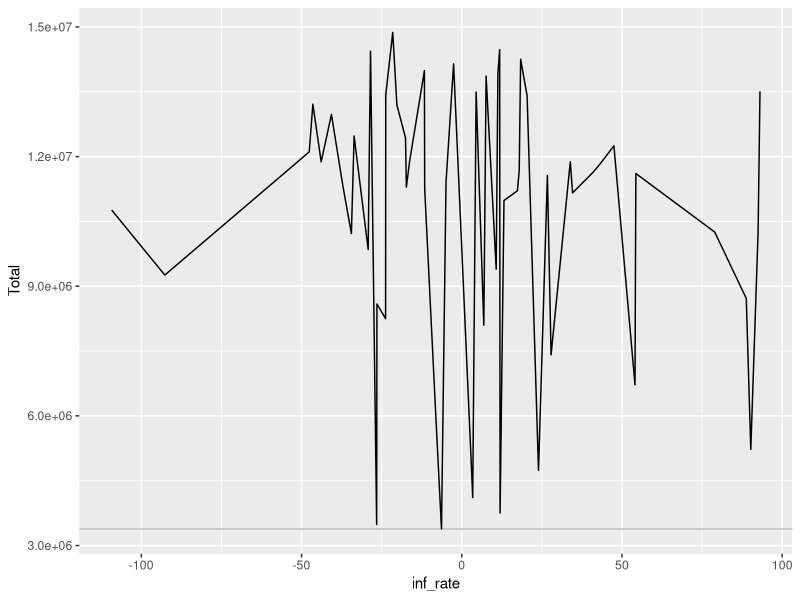
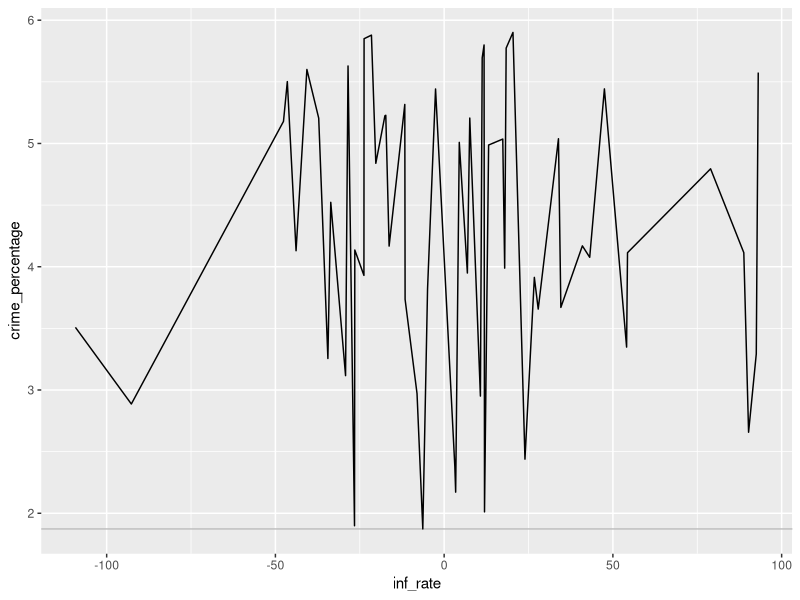
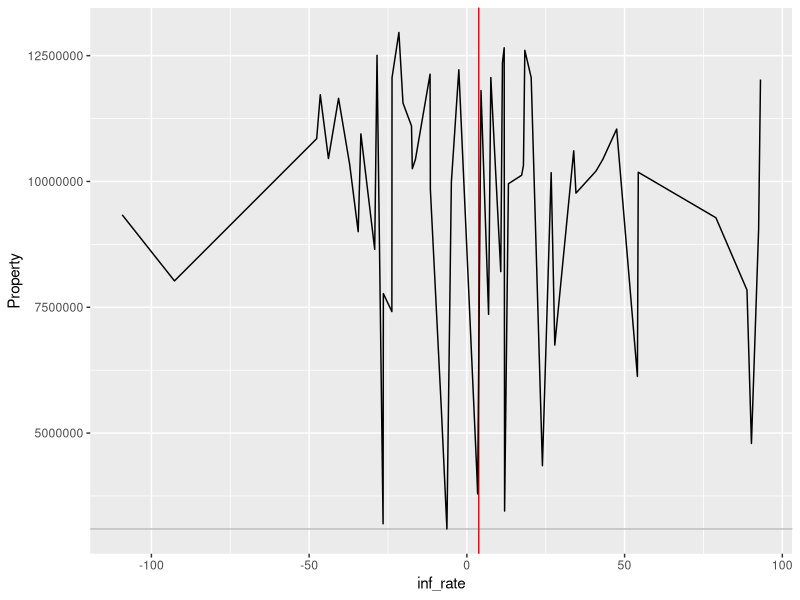
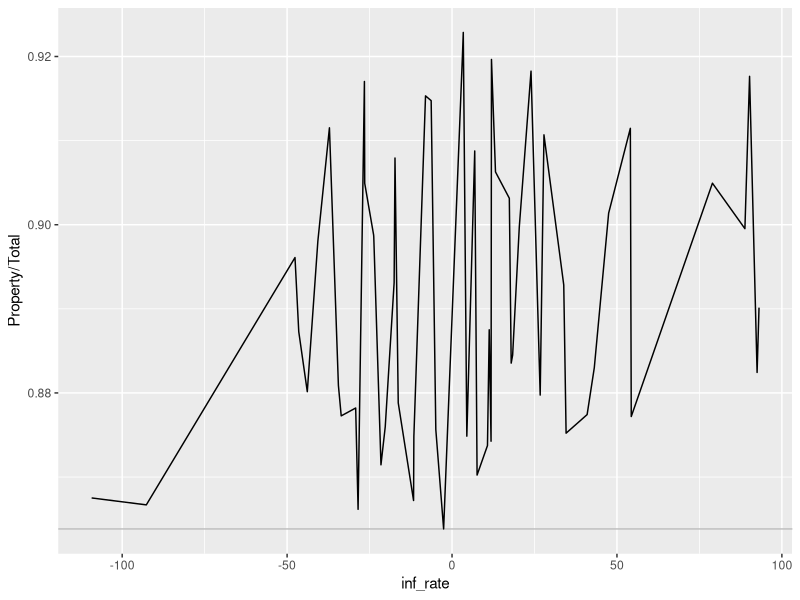

Generate these figures, in order, with R:
## ---- chunk 1
knitr::opts_chunk$set(echo = TRUE)
library(tidyverse)
library(knitr)
library(ggplot2)
## ---- chunk 2
# We load our datasets, clean them and join them into a single dataframe, for easier handling
Tot_Pop <- read.csv("./TotalPopulation1960to2020.csv")
Tot_Pop$DATE <- as.numeric(format(as.Date(Tot_Pop$DATE), "%Y"))
CPI <- read.csv("./FPCPITOTLZGUSA.csv")
CPI$DATE <- as.numeric(format(as.Date(CPI$DATE), "%Y"))

crimes <- read.csv("./crimes.csv")
names(crimes)[11] = "Larceny theft"
names(crimes)[12] = "Vehicle theft"
crimes <- filter(crimes,Year <= 2015)
Tot_Pop <- filter(Tot_Pop,DATE <= 2015)
CPI <- filter(CPI,DATE <= 2015)
# Rape statistics cannot be trusted, as prior to 2016, the FBI included only female-reported rapes, and from 2016 and forward, they included both male and female reported rapes. 
# Therefore, we cannot use it for our analysis, as it shows a massive jump in reports.
dat <- cbind(CPI, Tot_Pop$POPTOTUSA647NWDB, crimes[,3:ncol(crimes)])

# Now we can remove the original datasets to avoid memory issues
rm(CPI)
rm(Tot_Pop)
rm(crimes)
# We rename some columns for easier handling
names(dat)[1:3] = c("Date", "CPI", "Tot_Pop")
# Now, we get additional derived metrics which might be helpful 

inf_rate <- dat$CPI[2:nrow(dat)] - dat$CPI[1:nrow(dat)-1]
inf_rate <- inf_rate / dat$CPI[1:nrow(dat)-1]
inf_rate <- inf_rate * 100
inf_rate <- c(mean(inf_rate), inf_rate)
crime_percentage <- dat$Total/dat$Tot_Pop * 100
dat <- cbind(dat, inf_rate, crime_percentage)

# Finally, we should remove outliers. For example, inflation for most years stays within 100%, except for some years, in which inflation reached over 500%. 
mean_inf_rate <- mean(dat$inf_rate)
sd_inf_rate <- sd(dat$inf_rate)
# We will use only data that is within 3 standard deviations for the inflation rate
dat <- filter(dat, between(inf_rate, -3*sd_inf_rate, 3*sd_inf_rate))

head(dat)

## ---- chunk 3
# With the previously obtained information, we can visualize tot_crime vs inflation
#ggplot(data= dat, mapping = aes(x = inf_rate, y = Total))+
#  geom_point()
ggplot(data= dat, mapping = aes(x = inf_rate, y = Total))+
  geom_hline(yintercept = min(dat$Total),color="gray")+
  geom_line()
## ---- chunk 4
ggplot(data= dat, mapping = aes(x = inf_rate, y = crime_percentage))+
  geom_hline(yintercept = min(dat$crime_percentage),color="gray")+
  geom_line()
## ---- chunk 5
ggplot(data= dat, mapping = aes(x = inf_rate, y = Property))+
  geom_hline(yintercept = min(dat$Property),color="gray")+
  geom_vline(xintercept = mean(dat$inf_rate),color="red")+
  geom_line()
## ---- chunk 6
ggplot(data= dat, mapping = aes(x = inf_rate, y = Property/Total))+
  geom_hline(yintercept = min(dat$Property / dat$Total),color="gray")+
  geom_line()
